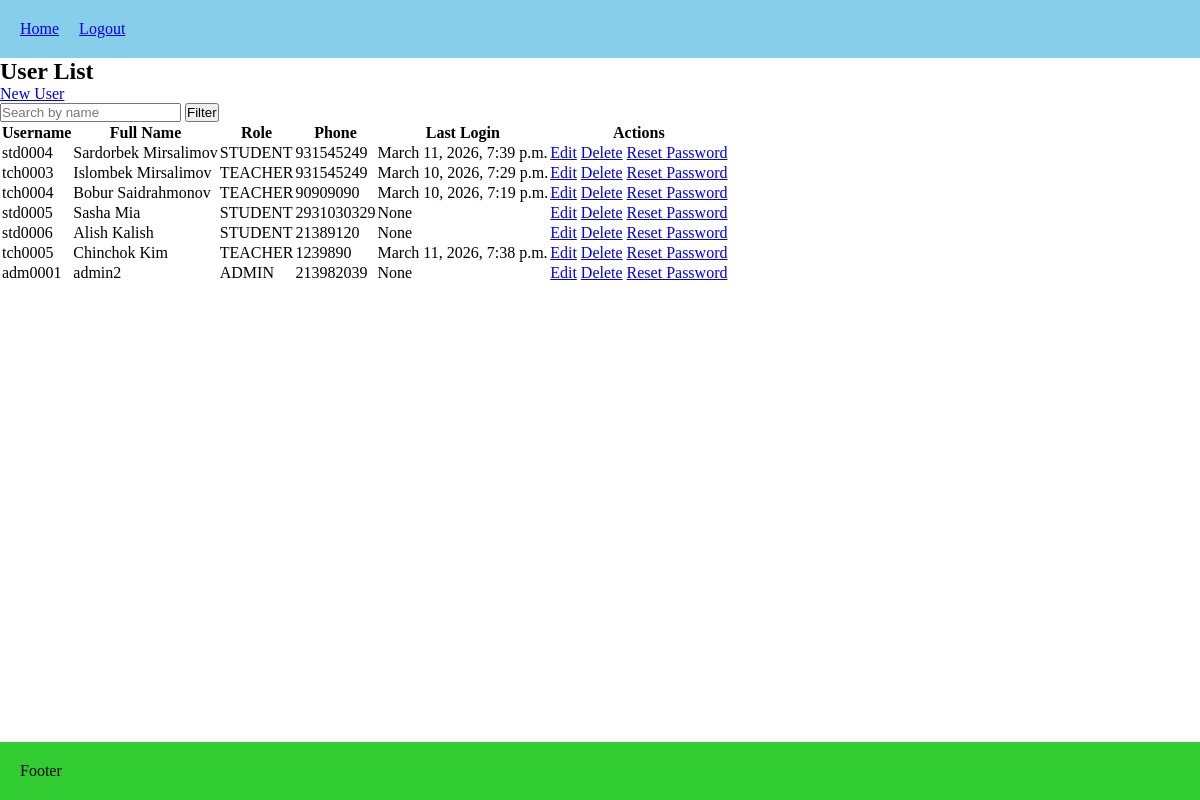
The app's page /users/users_list/ (signed in), older data.
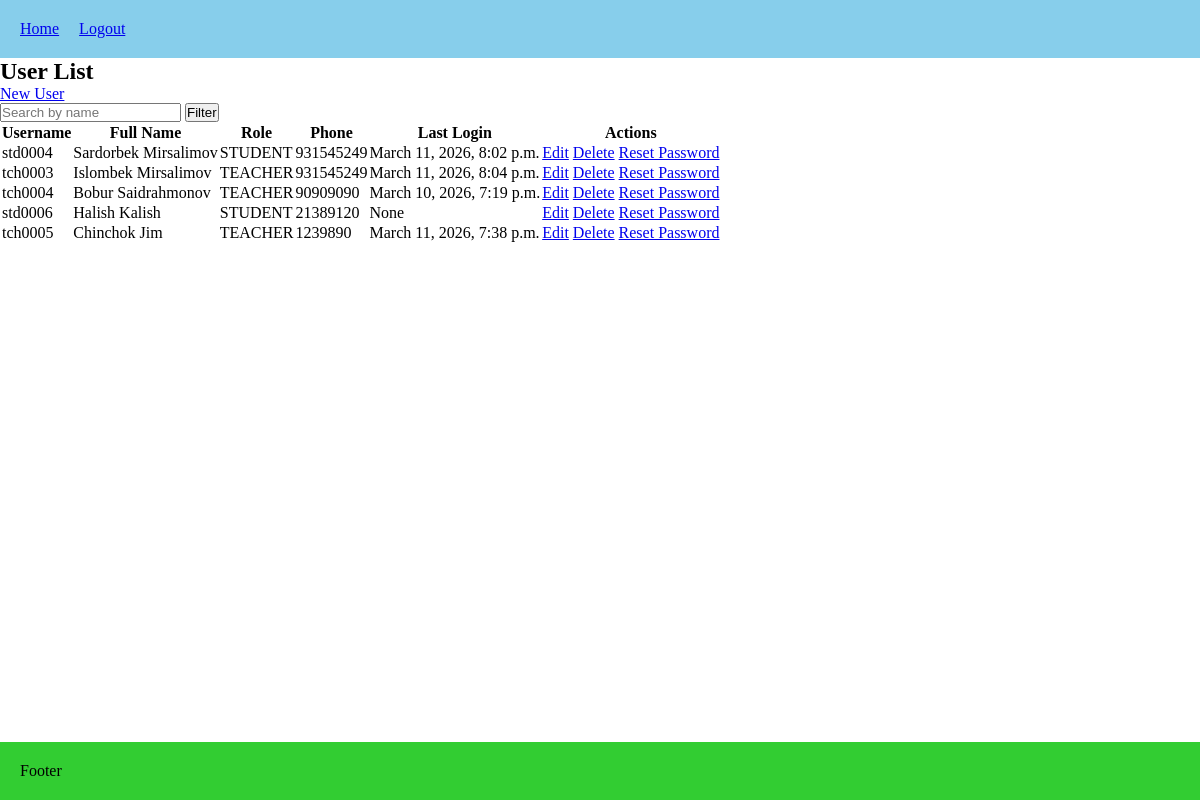
The same page, newer data.
### users/models.py (models this page shows, shortened)
class User(AbstractUser):
    username = models.CharField(
        max_length=150,
        unique=True,
        blank=True,
        editable=False
    )
    class Role(models.TextChoices):
        ADMIN = 'ADMIN', 'Admin'
        TEACHER = 'TEACHER', 'Teacher'
        STUDENT = 'STUDENT', 'Student'
    ROLE_PREFIXES = {
        Role.ADMIN: 'adm',
        Role.TEACHER: 'tch',
        Role.STUDENT: 'std',
    }
    role = models.CharField(max_length=20, choices=Role.choices, default=Role.STUDENT)
    phone_number = models.CharField(max_length=15, blank=True)
    must_reset_password = models.BooleanField(default=True)
    class Meta:
        constraints = [
            models.UniqueConstraint(fields=["first_name", "last_name", "role"], name="unique_full_name_per_role")
        ]

### users/views.py (the view)
# urls.py: path("users_list/", views.users_list, name="users_list"),
@login_required
def users_list(request):
    if request.user.role == User.Role.STUDENT:
        return HttpResponseForbidden("Students cannot view this page.")
    if request.user.role == User.Role.TEACHER:
        users = User.objects.filter(role=User.Role.STUDENT).exclude(is_superuser=True)
    elif request.user.role == User.Role.ADMIN:
        users = User.objects.exclude(is_superuser=True)
    else:
        users = []
    search_query = request.GET.get("q")
    if search_query:
        users = users.filter(
            Q(first_name__icontains=search_query) |
            Q(last_name__icontains=search_query)
        )
    role_filter = request.GET.get("role")
    if role_filter:
        users = users.filter(role=role_filter)
    return render(request, "users/users_list.html", {
        "users": users,
        "can_manage": request.user.role in [User.Role.ADMIN, User.Role.TEACHER],
        })

### users/templates/users/users_list.html (shortened to what this page needs)
{% extends "core/base.html" %}
{% block content %}
<h2>User List</h2>
<a href="{% url 'users:create_user' %}">New User</a>
<form method="get">
    <input type="text" name="q" placeholder="Search by name" value="{{ request.GET.q }}">
    <button type="submit">Filter</button>
</form>
<table>
    <thead>
        <tr>
            <th>Username</th>
            <th>Full Name</th>
            <th>Role</th>
            <th>Phone</th>
            <th>Last Login</th>
            <th>Actions</th>
        </tr>
    </thead>
    <tbody>
        {% for user in users %}
        <tr>
            <td>{{ user.username }}</td>
            <td>{{ user.get_full_name }}</td>
            <td>{{ user.role }}</td>
            <td>{{ user.phone_number }}</td>
            <td>{{ user.last_login }}</td>
            <td>
                {% if can_manage %}
                    <a href="{% url 'users:edit_user' user.id %}">Edit</a>
                    <a href="{% url 'users:delete_user' user.id %}">Delete</a>
                    <a href="{% url 'users:reset_password' user.id %}">Reset Password</a>
                {% endif %}
            </td>
        </tr>
        {% empty %}
        <tr>
            <td colspan="5">No users found.</td>
        </tr>
        {% endfor %}
    </tbody>
</table>
{% endblock %}

### core/templates/core/base.html (shortened to what this page needs)
<!DOCTYPE html>
<html>
<head>
    {% load static %}
    <link rel="stylesheet" href="{% static 'core/style.css' %}">
</head>
<body>
    <header>
        <nav>
            <ul style="display:flex">
                <li><a href="{% url 'core:index' %}" style="margin-right: 20px">Home</a></li>
                {% if user.is_authenticated %}
                    <li><a href="{% url 'users:logout' %}">Logout</a></li>
                {% else %}
                    <li><a href="{% url 'users:login' %}">Login</a></li>
                {% endif %}
            </ul>
        </nav>
    </header>
    <main>
        {% block content %}
        {% endblock content %}
    </main>
    <footer>
        <p>Footer</p>
    </footer>
</body>
</html>

### core/static/core/style.css (style rules this page uses)
* { box-sizing: border-box; margin: 0; padding: 0; list-style: none; }
:root { font-size: 12; --theme-color: skyblue; --secondary-color: limegreen; }
body { display: flex; flex-direction: column; min-height: 100vh; }
header { background: var(--theme-color); padding: 20px; }
main { flex: 1; }
footer { background-color: var(--secondary-color); padding: 20px; }
a { transition: 0.3s; }

Row changes from the older to the newer data that the page shows:
removed User: username "std0005", get_full_name "Sasha Mia", role "STUDENT", phone_number "2931030329", last_login "None"
removed User: username "adm0001", get_full_name "admin2", role "ADMIN", phone_number "213982039", last_login "None"
changed User "std0004": last_login "March 11, 2026, 7:39 p.m." → "March 11, 2026, 8:02 p.m."
changed User "tch0003": last_login "March 10, 2026, 7:29 p.m." → "March 11, 2026, 8:04 p.m."
changed User "std0006": get_full_name "Alish Kalish" → "Halish Kalish"
changed User "tch0005": get_full_name "Chinchok Kim" → "Chinchok Jim"
